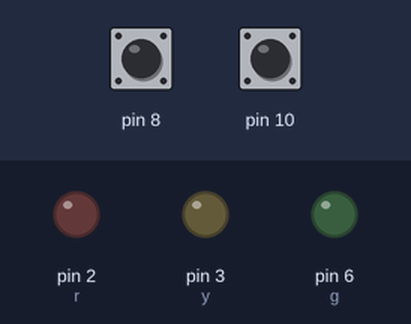
Bench run of a sketch on a simulated Arduino Uno, built with avr-gcc and run on an emulated ATmega328P. On the bench: output pins drawn as LEDs (lit = HIGH). Dashed ring = blinking. Inputs (shaded band) come from the test bench; at power-on: pin 8 HIGH, pin 10 HIGH.

Above: at 1.2 s.
1.3 s: pin 8 pulled LOW for 0.15 s
At 2.0 s:
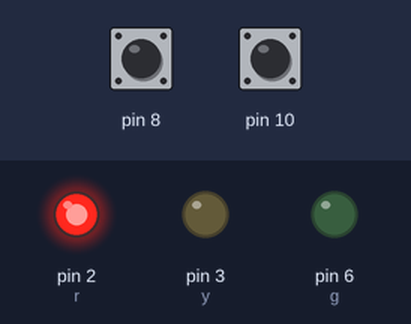
At 11.7 s:
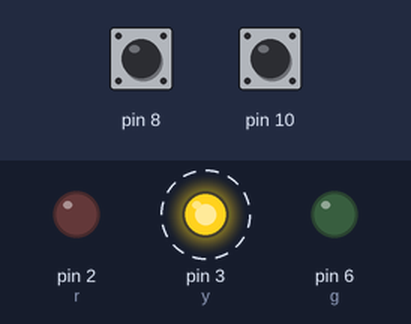
13.4 s: pin 8 pulled LOW for 3.2 s
At 20.6 s:
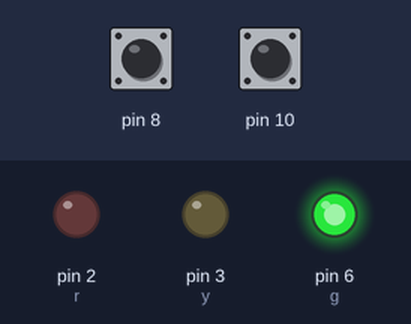
Timing chart, 0 to 25.6 s (numbered marks = the images above; inputs shaded):
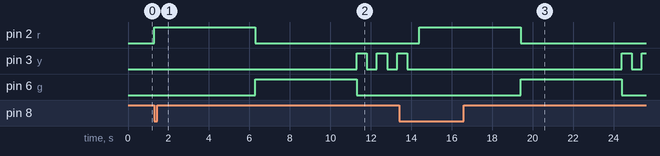

The sketch:

10.ino
```cpp
int r = 2;
int y = 3;
int g = 6;
void setup() {
  // put your setup code here, to run once:
  Serial.begin(9600);
  pinMode(r, OUTPUT);
  pinMode(y, OUTPUT);
  pinMode(g, OUTPUT);
  pinMode(8, INPUT_PULLUP);
  pinMode(10, INPUT_PULLUP);
}

void loop() {
  // put your main code here, to run repeatedly:
  int on_1 = digitalRead(8);
  int off_1 = digitalRead(10);
  if (on_1 == LOW)
  {
    digitalWrite(r, HIGH);
    delay(5000);
    digitalWrite(r, LOW);
    digitalWrite(g, HIGH);
    delay(5000);
    digitalWrite(g, LOW);
    for (int i = 0; i < 3; i++)
    {
      digitalWrite(y, HIGH);
      delay(500);
      digitalWrite(y, LOW);
      delay(500);
    }
  }
  else if (off_1 == LOW)
  {
    digitalWrite(r, LOW);
    digitalWrite(y, LOW);
    digitalWrite(g, LOW);
    while (digitalRead(10) == LOW) delay(1);
  }
  delay(100);
}
```

Measured:
- after the input at 1.3 s, pin 2 (r): LOW → HIGH at once, → LOW 5.0 s later; pin 3 (y): alternates HIGH for 0.50 s and LOW for 0.50 s, starting after 10.0 s; pin 6 (g): LOW → HIGH after 5.0 s, → LOW 5.0 s later
- after the input at 13.4 s, pin 2 (r): LOW → HIGH after 1.0 s, → LOW 5.0 s later; pin 6 (g): LOW → HIGH after 6.0 s, → LOW 5.0 s later
